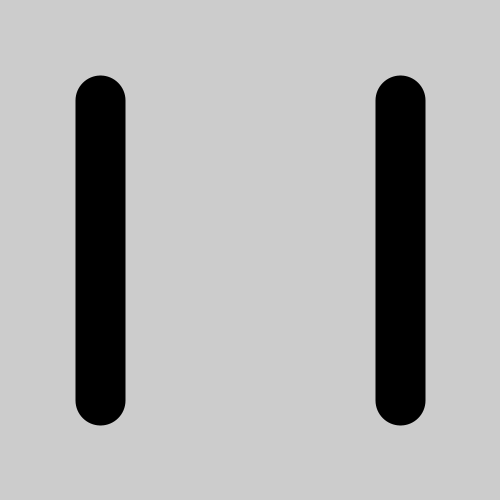
Frame 1 (no input)
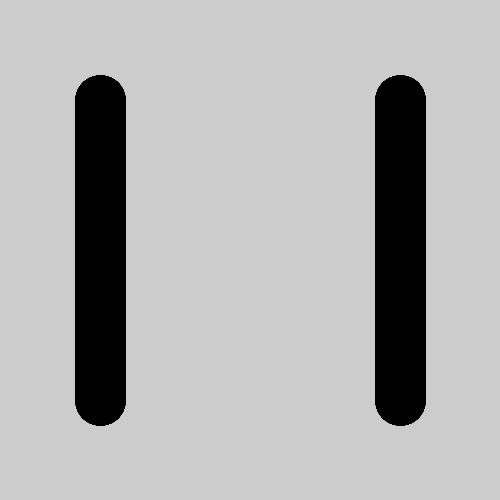
Frame 60 (the mouse pressed at the canvas centre just before this capture)
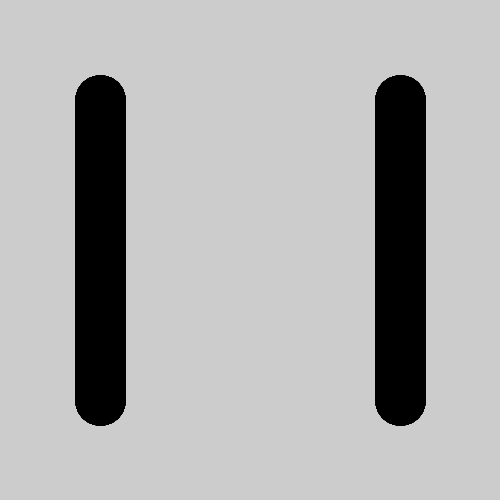
Frame 120 (the mouse held since frame 60 and released just before this capture)

The Processing sketch that drew these frames (run headless with seeded random() and noise(); from frame 60 on, the mouse is pressed at the canvas centre):

// Processing sketch: keyPressesNH
// ── keyPressesNH.pde
void setup()
{
 
  size(500,500);
  strokeWeight(50);
}
void draw()
{
  line(100,100,100,400);
  line(400,100,400,400);
 
}
void keyPressed()
{
  background(255);
 if((keyCode=='M'))
  {
    line(100,100,250,250);
    line(250,250,400,100);
  }
 else if((keyCode=='A'))
  {
    line(100,100,400,100);
    line(100,250,400,250);
  }
 else if((keyCode=='O'))
  {
    line(100,100,400,100);
    line(100,400,400,400);
  }
}
